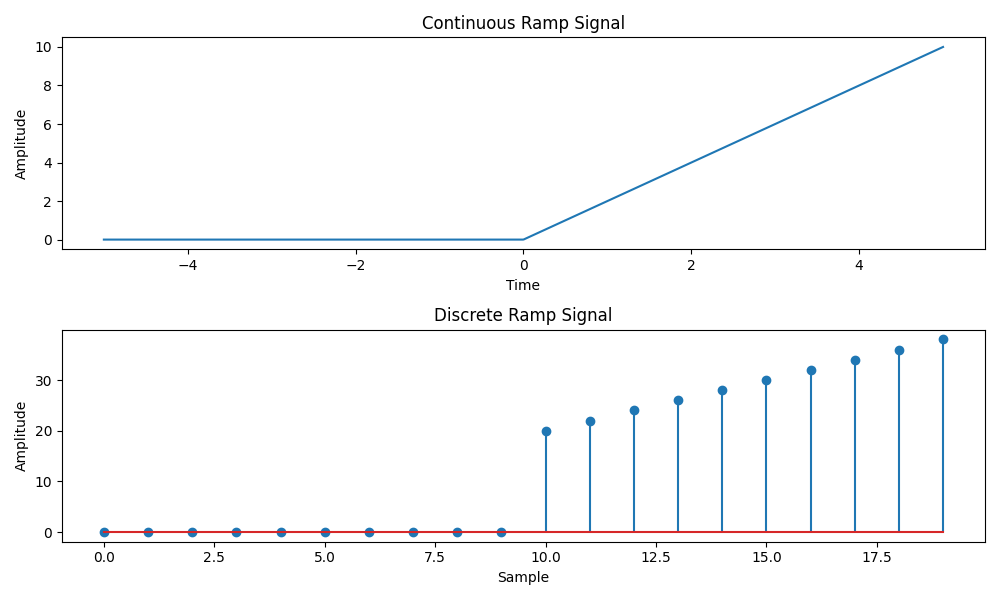

Write Python code to recreate this figure.
import matplotlib.pyplot as plt
import numpy as np


def simulate_continuous_ramp(time, slope):
    ramp = np.zeros_like(time)
    ramp[time >= 0] = slope * time[time >= 0]
    return ramp


def simulate_discrete_ramp(num_samples, slope):
    ramp = np.zeros(num_samples)
    ramp[num_samples // 2:] = slope * np.arange(num_samples // 2, num_samples)
    return ramp


# Define the time range for the continuous ramp signal
time = np.linspace(-5, 5, 1000)  # Time range from -5 to 5

# Define the number of samples and slope for the discrete ramp signal
num_samples = 20  # Number of samples
slope = 2  # Slope of the ramp

# Simulate the continuous ramp signal
continuous_ramp = simulate_continuous_ramp(time, slope)

# Simulate the discrete ramp signal
discrete_ramp = simulate_discrete_ramp(num_samples, slope)

# Plot and display the continuous and discrete ramp signals
plt.figure(figsize=(10, 6))
plt.subplot(2, 1, 1)
plt.plot(time, continuous_ramp)
plt.title('Continuous Ramp Signal')
plt.xlabel('Time')
plt.ylabel('Amplitude')

plt.subplot(2, 1, 2)
plt.stem(discrete_ramp)
plt.title('Discrete Ramp Signal')
plt.xlabel('Sample')
plt.ylabel('Amplitude')

plt.tight_layout()
plt.show()
